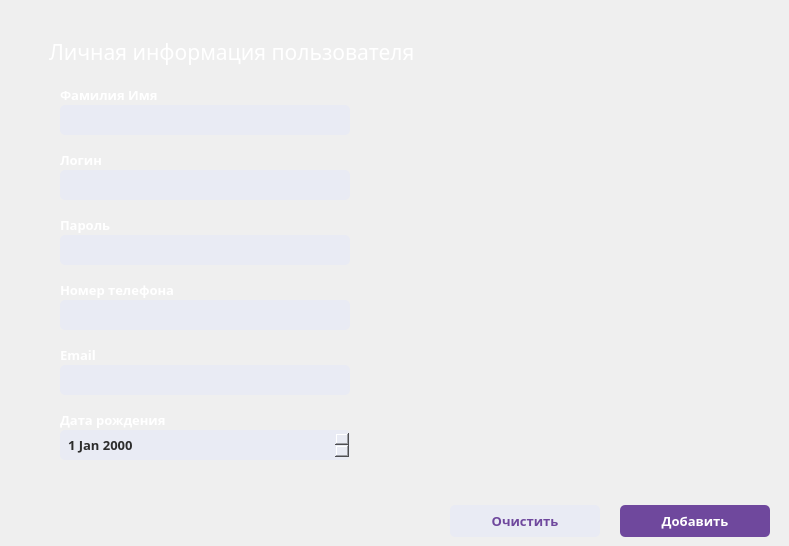
    <widget class="QWidget" name="addGstWidget">
     <property name="styleSheet">
      <string notr="true">#addGstWidget
{
	background:#2D2D2D;
	background-image: url(:/Imagine/imagine/backtop.png);
	border-bottom-right-radius: 16px;
}</string>
     </property>
     <widget class="QLineEdit" name="gstName">
      <property name="geometry">
       <rect>
        <x>60</x>
        <y>105</y>
        <width>290</width>
        <height>30</height>
       </rect>
      </property>
      <property name="font">
       <font>
        <family>Segoe UI Semibold</family>
        <pointsize>10</pointsize>
        <bold>true</bold>
       </font>
      </property>
      <property name="styleSheet">
       <string notr="true">#gstName
{
	background-color: rgb(233, 235, 244);
	color: #2d2d2d;
	padding-left:6px;
    border-radius:5px; 
}</string>
      </property>
      <property name="text">
       <string/>
      </property>
      <property name="placeholderText">
       <string/>
      </property>
     </widget>
     <widget class="QLineEdit" name="gstUsername">
      <property name="geometry">
       <rect>
        <x>60</x>
        <y>170</y>
        <width>290</width>
        <height>30</height>
       </rect>
      </property>
      <property name="font">
       <font>
        <family>Segoe UI Semibold</family>
        <pointsize>10</pointsize>
        <bold>true</bold>
       </font>
      </property>
      <property name="styleSheet">
       <string notr="true">#gstUsername
{
	background-color: rgb(233, 235, 244);
	color: #2d2d2d;
	padding-left:6px;
    border-radius:5px; 
}</string>
      </property>
      <property name="text">
       <string/>
      </property>
     </widget>
     <widget class="QLabel" name="id">
      <property name="geometry">
       <rect>
        <x>60</x>
        <y>80</y>
        <width>290</width>
        <height>30</height>
       </rect>
      </property>
      <property name="font">
       <font>
        <family>Segoe UI Black</family>
        <pointsize>10</pointsize>
        <bold>true</bold>
       </font>
      </property>
      <property name="text">
       <string>&lt;html&gt;&lt;head/&gt;&lt;body&gt;&lt;p&gt;&lt;span style=&quot; color:#ffffff;&quot;&gt;Фамилия Имя&lt;/span&gt;&lt;/p&gt;&lt;/body&gt;&lt;/html&gt;</string>
      </property>
     </widget>
     <widget class="QLabel" name="label_18">
      <property name="geometry">
       <rect>
        <x>49</x>
        <y>27</y>
        <width>411</width>
        <height>51</height>
       </rect>
      </property>
      <property name="font">
       <font>
        <family>Segoe UI Black</family>
        <pointsize>14</pointsize>
        <bold>true</bold>
       </font>
      </property>
      <property name="text">
       <string>&lt;html&gt;&lt;head/&gt;&lt;body&gt;&lt;p&gt;&lt;span style=&quot; font-size:16pt; font-weight:400; color:#ffffff;&quot;&gt;Личная информация пользователя&lt;/span&gt;&lt;/p&gt;&lt;/body&gt;&lt;/html&gt;</string>
      </property>
      <property name="margin">
       <number>9</number>
      </property>
     </widget>
     <widget class="QLabel" name="id_2">
      <property name="geometry">
       <rect>
        <x>60</x>
        <y>145</y>
        <width>290</width>
        <height>30</height>
       </rect>
      </property>
      <property name="font">
       <font>
        <family>Segoe UI Black</family>
        <pointsize>10</pointsize>
        <bold>true</bold>
       </font>
      </property>
      <property name="text">
       <string>&lt;html&gt;&lt;head/&gt;&lt;body&gt;&lt;p&gt;&lt;span style=&quot; color:#ffffff;&quot;&gt;Логин&lt;/span&gt;&lt;/p&gt;&lt;/body&gt;&lt;/html&gt;</string>
      </property>
     </widget>
     <widget class="QLabel" name="id_3">
      <property name="geometry">
       <rect>
        <x>60</x>
        <y>405</y>
        <width>290</width>
        <height>30</height>
       </rect>
      </property>
      <property name="font">
       <font>
        <family>Segoe UI Black</family>
        <pointsize>10</pointsize>
        <bold>true</bold>
       </font>
      </property>
      <property name="text">
       <string>&lt;html&gt;&lt;head/&gt;&lt;body&gt;&lt;p&gt;&lt;span style=&quot; color:#ffffff;&quot;&gt;Дата рождения&lt;/span&gt;&lt;/p&gt;&lt;/body&gt;&lt;/html&gt;</string>
      </property>
     </widget>
     <widget class="QDateEdit" name="gstDOB">
      <property name="geometry">
       <rect>
        <x>60</x>
        <y>430</y>
        <width>290</width>
        <height>30</height>
       </rect>
      </property>
      <property name="font">
       <font>
        <family>Segoe UI Semibold</family>
        <pointsize>10</pointsize>
        <bold>true</bold>
       </font>
      </property>
      <property name="styleSheet">
       <string notr="true">#gstDOB
{
	background-color: rgb(233, 235, 244);
	color: #2d2d2d;
	padding-left:6px;
    border-radius:5px; 
}</string>
      </property>
      <property name="currentSection">
       <enum>QDateTimeEdit::YearSection</enum>
      </property>
     </widget>
     <widget class="QLabel" name="id_5">
      <property name="geometry">
       <rect>
        <x>60</x>
        <y>340</y>
        <width>290</width>
        <height>30</height>
       </rect>
      </property>
      <property name="font">
       <font>
        <family>Segoe UI Black</family>
        <pointsize>10</pointsize>
        <bold>true</bold>
       </font>
      </property>
      <property name="text">
       <string>&lt;html&gt;&lt;head/&gt;&lt;body&gt;&lt;p&gt;&lt;span style=&quot; color:#ffffff;&quot;&gt;Email&lt;/span&gt;&lt;/p&gt;&lt;/body&gt;&lt;/html&gt;</string>
      </property>
     </widget>
     <widget class="QLineEdit" name="gstEmail">
      <property name="geometry">
       <rect>
        <x>60</x>
        <y>365</y>
        <width>290</width>
        <height>30</height>
       </rect>
      </property>
      <property name="font">
       <font>
        <family>Segoe UI Semibold</family>
        <pointsize>10</pointsize>
        <bold>true</bold>
       </font>
      </property>
      <property name="styleSheet">
       <string notr="true">#gstEmail
{
	background-color: rgb(233, 235, 244);
	color: #2d2d2d;
	padding-left:6px;
    border-radius:5px; 
}</string>
      </property>
     </widget>
     <widget class="QLineEdit" name="gstPhone">
      <property name="geometry">
       <rect>
        <x>60</x>
        <y>300</y>
        <width>290</width>
        <height>30</height>
       </rect>
      </property>
      <property name="font">
       <font>
        <family>Segoe UI Semibold</family>
        <pointsize>10</pointsize>
        <bold>true</bold>
       </font>
      </property>
      <property name="styleSheet">
       <string notr="true">#gstPhone
{
	background-color: rgb(233, 235, 244);
	color: #2d2d2d;
	padding-left:6px;
    border-radius:5px; 
}</string>
      </property>
     </widget>
     <widget class="QLabel" name="id_6">
      <property name="geometry">
       <rect>
        <x>60</x>
        <y>275</y>
        <width>290</width>
        <height>30</height>
       </rect>
      </property>
      <property name="font">
       <font>
        <family>Segoe UI Black</family>
        <pointsize>10</pointsize>
        <bold>true</bold>
       </font>
      </property>
      <property name="text">
       <string>&lt;html&gt;&lt;head/&gt;&lt;body&gt;&lt;p&gt;&lt;span style=&quot; color:#ffffff;&quot;&gt;Номер телефона&lt;/span&gt;&lt;/p&gt;&lt;/body&gt;&lt;/html&gt;</string>
      </property>
     </widget>
     <widget class="QLineEdit" name="gstPassword">
      <property name="geometry">
       <rect>
        <x>60</x>
        <y>235</y>
        <width>290</width>
        <height>30</height>
       </rect>
      </property>
      <property name="font">
       <font>
        <family>Segoe UI Semibold</family>
        <pointsize>10</pointsize>
        <bold>true</bold>
       </font>
      </property>
      <property name="styleSheet">
       <string notr="true">#gstPassword
{
	background-color: rgb(233, 235, 244);
	color: #2d2d2d;
	padding-left:6px;
    border-radius:5px; 
}</string>
      </property>
     </widget>
     <widget class="QLabel" name="id_7">
      <property name="geometry">
       <rect>
        <x>60</x>
        <y>210</y>
        <width>290</width>
        <height>30</height>
       </rect>
      </property>
      <property name="font">
       <font>
        <family>Segoe UI Black</family>
        <pointsize>10</pointsize>
        <bold>true</bold>
       </font>
      </property>
      <property name="text">
       <string>&lt;html&gt;&lt;head/&gt;&lt;body&gt;&lt;p&gt;&lt;span style=&quot; color:#ffffff;&quot;&gt;Пароль&lt;/span&gt;&lt;/p&gt;&lt;/body&gt;&lt;/html&gt;</string>
      </property>
     </widget>
     <widget class="QPushButton" name="pushButton_6">
      <property name="geometry">
       <rect>
        <x>450</x>
        <y>505</y>
        <width>150</width>
        <height>32</height>
       </rect>
      </property>
      <property name="font">
       <font>
        <family>Segoe UI Black</family>
        <pointsize>10</pointsize>
        <bold>true</bold>
       </font>
      </property>
      <property name="cursor">
       <cursorShape>PointingHandCursor</cursorShape>
      </property>
      <property name="focusPolicy">
       <enum>Qt::TabFocus</enum>
      </property>
      <property name="styleSheet">
       <string notr="true">#pushButton_6
{
	background-color: rgb(233, 235, 244);
	border:none;
	color: rgb(111, 72, 157);
 border-radius:5px; 
}

#pushButton_6:hover
{
	background:#2e2e2e;
	border:2px solid #e9ebf4;
	color:#e9ebf4;
 border-radius:5px; 
}</string>
      </property>
      <property name="text">
       <string>Очистить</string>
      </property>
     </widget>
     <widget class="QPushButton" name="pushButton_5">
      <property name="geometry">
       <rect>
        <x>620</x>
        <y>505</y>
        <width>150</width>
        <height>32</height>
       </rect>
      </property>
      <property name="font">
       <font>
        <family>Segoe UI Black</family>
        <pointsize>10</pointsize>
        <bold>true</bold>
       </font>
      </property>
      <property name="cursor">
       <cursorShape>PointingHandCursor</cursorShape>
      </property>
      <property name="focusPolicy">
       <enum>Qt::TabFocus</enum>
      </property>
      <property name="styleSheet">
       <string notr="true">#pushButton_5
{
	background:#6f489d;
	border:none;
	color:white;
 border-radius:5px; 
}

#pushButton_5:hover
{
	background-color: #2e2e2e;
	border:2px solid #6f489d;
	color:#6f489d;
 border-radius:5px; 
}</string>
      </property>
      <property name="text">
       <string>Добавить</string>
      </property>
     </widget>
     <widget class="QLabel" name="label_5">
      <property name="enabled">
       <bool>true</bool>
      </property>
      <property name="geometry">
       <rect>
        <x>39</x>
        <y>26</y>
        <width>741</width>
        <height>51</height>
       </rect>
      </property>
      <property name="font">
       <font>
        <family>Segoe UI Black</family>
        <bold>true</bold>
       </font>
      </property>
      <property name="text">
       <string/>
      </property>
      <property name="pixmap">
       <pixmap resource="resources.qrc">:/Imagine/imagine/empcardbg.png</pixmap>
      </property>
      <property name="scaledContents">
       <bool>true</bool>
      </property>
     </widget>
     <widget class="QLabel" name="background">
      <property name="geometry">
       <rect>
        <x>39</x>
        <y>76</y>
        <width>741</width>
        <height>411</height>
       </rect>
      </property>
      <property name="text">
       <string/>
      </property>
      <property name="pixmap">
       <pixmap resource="resources.qrc">:/Imagine/imagine/backgregistr3.png</pixmap>
      </property>
     </widget>
     <zorder>background</zorder>
     <zorder>label_5</zorder>
     <zorder>gstName</zorder>
     <zorder>gstUsername</zorder>
     <zorder>id</zorder>
     <zorder>label_18</zorder>
     <zorder>id_2</zorder>
     <zorder>id_3</zorder>
     <zorder>gstDOB</zorder>
     <zorder>id_5</zorder>
     <zorder>gstEmail</zorder>
     <zorder>gstPhone</zorder>
     <zorder>id_6</zorder>
     <zorder>gstPassword</zorder>
     <zorder>id_7</zorder>
     <zorder>pushButton_6</zorder>
     <zorder>pushButton_5</zorder>
    </widget>
